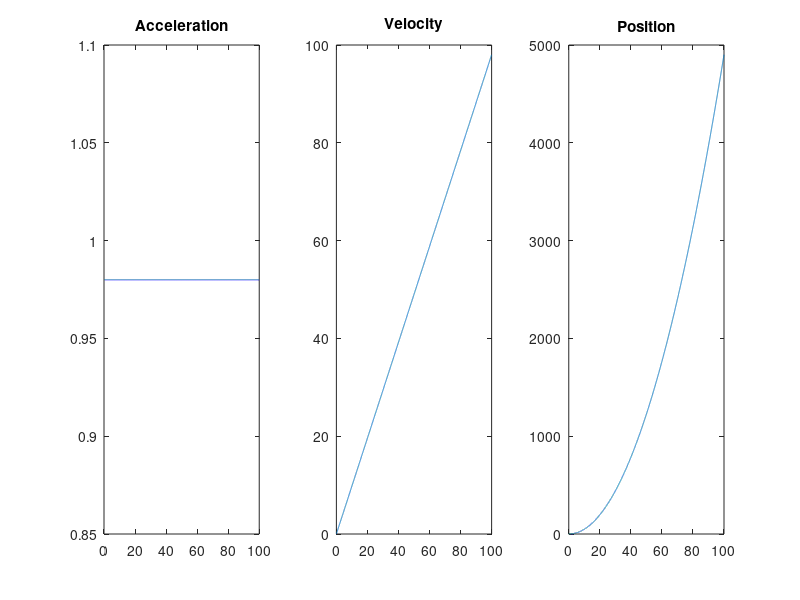
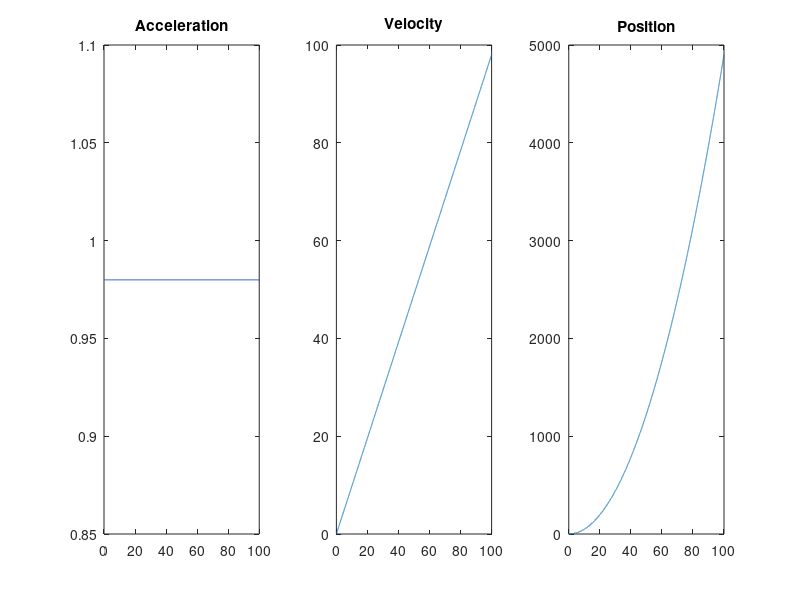

Here is the MATLAB script that generated these plots, in order:
function main() %initial values

    g = 9.82;

    a = [ 0 ; 0 ; -g ];
    v0 = zeros(3,1);
    v = v0;
    pos = zeros(3,1);
    
    refHeight = 10;
    
    an = a; 
    vn = v;
    pn = pos;

    m = 1;   
    L = 0.25;
    k = 3e-6;

    Ftemp = [0 ;0 ;10.8];
    Ftempn = [0 ;0 ;10.8];
    Fnew = zeros(3,1);
    
    h = 0.01;
    ta = 0:h:100;
    counter = 0;
    
    
    posVec = zeros(3,numel(ta));
    velVec = zeros(3,numel(ta));
    accVec = zeros(3,numel(ta));
    
    pnVec = posVec;
    vnVec = velVec;
    anVec = accVec;
    sumA = zeros(3,1);
    
    e = pos(3)-refHeight;
    integral = 0;
    inputs= zeros(4,1);
    thrustTot = zeros(4,1)
    
    for t = ta;
        counter = counter +1;
       
        eprev = e;
        e = pos(3) - refHeight;
        
        [inputs, integral] = pidHeight( e, eprev, h, integral);
        
        thrustTot = thrust(k,inputs);
        
        if vn(3) ~= 0
           % Ftempn(3) = Ftempn(3) - 0.001*vn(3);
        end
        
        if v(3) ~= 0
            %Ftemp(3) = Ftemp(3) - 0.001*v(3);
        end
        
        a = acceleration(g, Ftemp, m);
        v = velocity(a, t, v0);
        
        an = Ftempn/m -[0;0;g];
        sumA = an+ sumA;
        vn = h * sumA;
        pn = pn + vn*h;
        
        pos = pos + h * v; %Euler
       
        
        posVec(:,counter) = pos;
        velVec(:,counter) = v;
        accVec(:,counter) = a;
        
        pnVec(:,counter) = pn;
        vnVec(:,counter) = vn;
        anVec(:,counter) = an;
    end
    
    figure
        subplot(1,3,1)
        plot(ta, accVec(3,:))       %plot z acc
        title('Acceleration')
            subplot(1,3,2)
            plot(ta,velVec(3,:))    %plot z vel
            title('Velocity')
                subplot(1,3,3)
                plot(ta, posVec(3,:))%plot z pos
                title('Position')
                
    figure
        subplot(1,3,1)
        plot(ta, anVec(3,:))         %plot z acc
        title('Acceleration')
            subplot(1,3,2)
            plot(ta,vnVec(3,:))      %plot z vel
            title('Velocity')
                subplot(1,3,3)
                plot(ta, pnVec(3,:)) %plot z pos
                title('Position')
end

function acc = acceleration(g , Ftemp, m)
    gravity = [0; 0; -g];
    acc = gravity + Ftemp / m;
    %acc = rotMat * totThrust / m; 3x1-vector 
end

function vel = velocity(a,t, v0)
    vel = a*t + v0; 
end

function thrustTot = thrust(k, inputs)
    thrustTot = k*sum(inputs.^2); %d?r input ?r en 4x1-vector inneh?llandes de fyra rotorernas vinkelhastighet.
end

function [input,integral] = pidHeight(e, eprev,h,integral)
    kp = 0.1;
    ki = 0.1;
    kd = 0.1;
    integral = integral + e*h;
    derivative = ((e-eprev)/h);
    input = kp*e + ki*integral + kd*derivative;
end

function rotMat = rotation( thetaVec )
    
end

